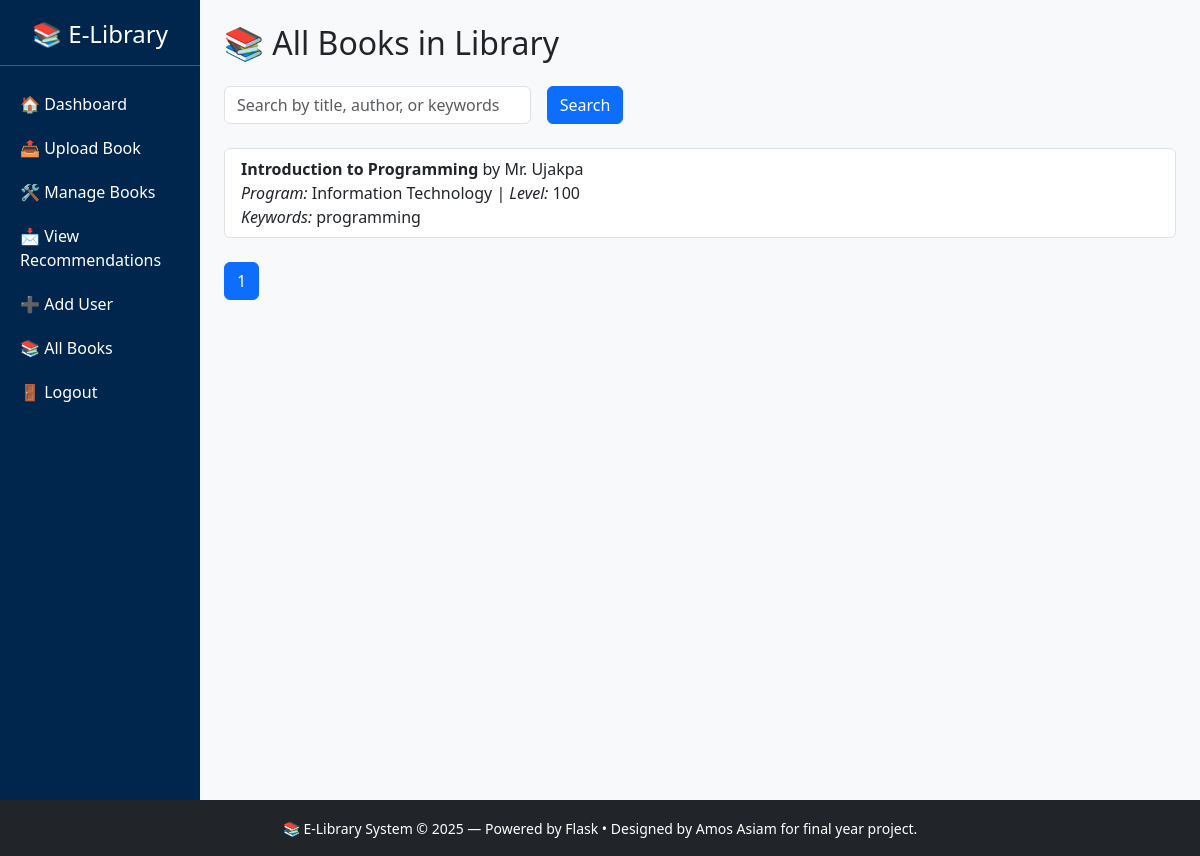
Page /all-books (signed in) on the committed database.
### app.py (models this page shows)
class Book(db.Model):
    id = db.Column(db.Integer, primary_key=True)
    title = db.Column(db.String(200), nullable=False)
    author = db.Column(db.String(100), nullable=False)
    program = db.Column(db.String(100), nullable=False)
    level = db.Column(db.String(10), nullable=False)
    filename = db.Column(db.String(100), nullable=False)
    keywords = db.Column(db.String(200), nullable=True)

### app.py (the view)
@app.route('/all-books')
@login_required
def all_books():
    if current_user.role != 'admin':
        return "Access denied."
    search_query = request.args.get("q", "")
    page = request.args.get('page', 1, type=int)
    book_query = Book.query
    if search_query:
        book_query = book_query.filter(
            (Book.title.ilike(f"%{search_query}%")) |
            (Book.author.ilike(f"%{search_query}%")) |
            (Book.keywords.ilike(f"%{search_query}%"))
        )
    books = book_query.order_by(Book.title).paginate(page=page, per_page=10)
    return render_template('all_books.html', books=books)

### app.py (called while the page is built)
@login_manager.user_loader
def load_user(user_id):
    return User.query.get(int(user_id))

@app.context_processor
def inject_now():
    return {'current_year': datetime.now().year}

### templates/all_books.html (shortened to what this page needs)
{% extends "layout.html" %}
{% block sidebar %}
  <a href="/dashboard">🏠 Dashboard</a>
  <a href="/upload">📤 Upload Book</a>
  <a href="/manage-books">🛠 Manage Books</a>
  <a href="/recommendations">📩 View Recommendations</a>
  <a href="/add-user">➕ Add User</a>
  <a href="/all-books">📚 All Books</a>
  <a href="/logout">🚪 Logout</a>
{% endblock %}
{% block content %}
    <h2>📚 All Books in Library</h2>
  <form method="get" class="row g-3 mt-2 mb-4">
    <div class="col-md-4">
      <input type="text" name="q" class="form-control" placeholder="Search by title, author, or keywords" value="{{ search }}">
    </div>
    <div class="col-md-2">
      <button type="submit" class="btn btn-primary">Search</button>
    </div>
  </form>
  {% if books.items %}
    <ul class="list-group">
      {% for book in books.items %}
        <li class="list-group-item">
          <strong>{{ book.title }}</strong> by {{ book.author }} <br>
          <em>Program:</em> {{ book.program }} | <em>Level:</em> {{ book.level }}<br>
          <em>Keywords:</em> {{ book.keywords }}
        </li>
      {% endfor %}
    </ul>
  {% else %}
    <p>No books found.</p>
  {% endif %}
  <nav aria-label="Page navigation" class="mt-4">
    <ul class="pagination">
      {% for page_num in books.iter_pages(left_edge=1, right_edge=1, left_current=2, right_current=2) %}
        {% if page_num %}
          <li class="page-item {% if page_num == books.page %}active{% endif %}">
            <a class="page-link" href="?page={{ page_num }}&q={{ search }}">{{ page_num }}</a>
          </li>
        {% else %}
          <li class="page-item disabled"><span class="page-link">…</span></li>
        {% endif %}
      {% endfor %}
    </ul>
  </nav>
  {% endblock %}

### templates/layout.html (style rules this page uses)
body { background-color: #f8f9fa; }
.sidebar a { color: white; text-decoration: none; display: block; padding: 10px 20px; }

### rows in the picture
Book: title "Introduction to Programming", author "Mr. Ujakpa", program "Information Technology", level "100", keywords "programming"

### other values in the picture
{{ page_num }} "1"
